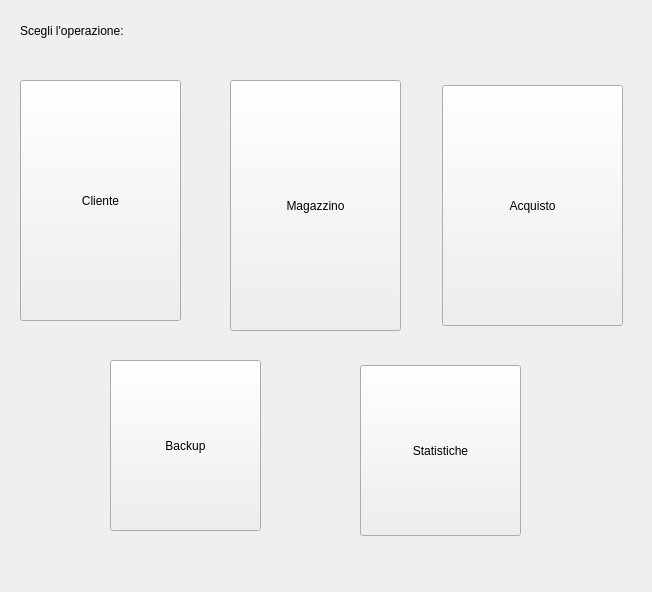
<?xml version="1.0" encoding="UTF-8"?>
<ui version="4.0">
 <class>Main</class>
 <widget class="QMainWindow" name="Main">
  <property name="geometry">
   <rect>
    <x>0</x>
    <y>0</y>
    <width>652</width>
    <height>592</height>
   </rect>
  </property>
  <property name="windowTitle">
   <string>Main</string>
  </property>
  <widget class="QPushButton" name="btn_cliente">
   <property name="geometry">
    <rect>
     <x>20</x>
     <y>80</y>
     <width>161</width>
     <height>241</height>
    </rect>
   </property>
   <property name="text">
    <string>Cliente</string>
   </property>
  </widget>
  <widget class="QLabel" name="label">
   <property name="geometry">
    <rect>
     <x>20</x>
     <y>10</y>
     <width>621</width>
     <height>41</height>
    </rect>
   </property>
   <property name="text">
    <string>Scegli l'operazione:</string>
   </property>
  </widget>
  <widget class="QPushButton" name="btn_magazzino">
   <property name="geometry">
    <rect>
     <x>230</x>
     <y>80</y>
     <width>171</width>
     <height>251</height>
    </rect>
   </property>
   <property name="text">
    <string>Magazzino</string>
   </property>
  </widget>
  <widget class="QPushButton" name="btn_acquisto">
   <property name="geometry">
    <rect>
     <x>442</x>
     <y>85</y>
     <width>181</width>
     <height>241</height>
    </rect>
   </property>
   <property name="text">
    <string>Acquisto</string>
   </property>
  </widget>
  <widget class="QPushButton" name="btn_backup">
   <property name="geometry">
    <rect>
     <x>110</x>
     <y>360</y>
     <width>151</width>
     <height>171</height>
    </rect>
   </property>
   <property name="text">
    <string>Backup</string>
   </property>
  </widget>
  <widget class="QPushButton" name="btn_statistche">
   <property name="geometry">
    <rect>
     <x>360</x>
     <y>365</y>
     <width>161</width>
     <height>171</height>
    </rect>
   </property>
   <property name="text">
    <string>Statistiche</string>
   </property>
  </widget>
 </widget>
 <resources/>
 <connections/>
</ui>
